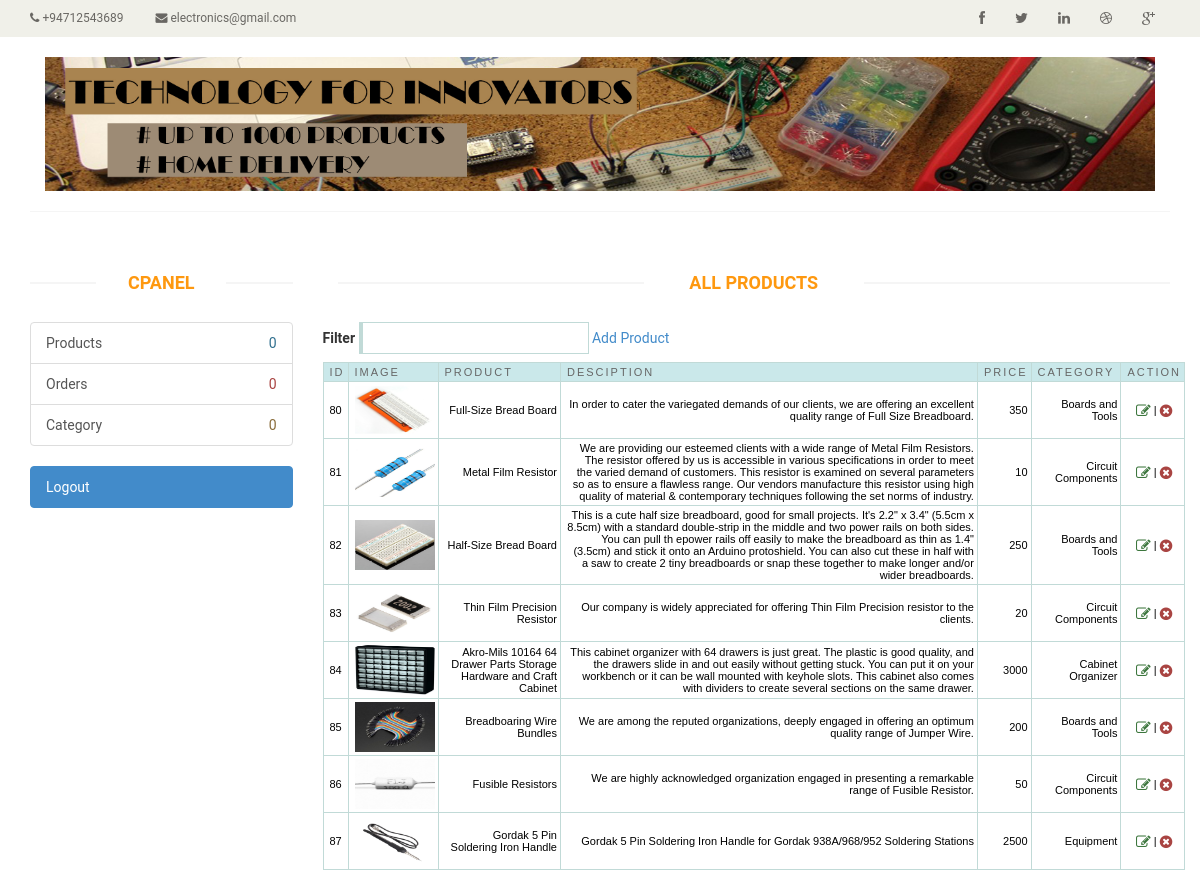
The app's page /admin.php with its own data.
### tables this page shows
CREATE TABLE `products` (
  `ID` int(11) NOT NULL,
  `imgUrl` text NOT NULL,
  `Product` text NOT NULL,
  `Description` text NOT NULL,
  `Price` int(20) NOT NULL,
  `Category` text NOT NULL
);

### admin.php (the view)
<?php include('include/admin/header.php');?>
    <section>
		<div class="container">
			<div class="row">
				<?php include('include/admin/sidebar.php');?>
    <div class="col-sm-9 padding-right">
					<div class="features_items">
						<h2 class="title text-center">All Products</h2>
          					<label for="filter">Filter</label> <input type="text" name="filter" value="" id="filter" />
					<a rel="facebox" href="addproduct.php">Add Product</a>
					<table cellpadding="1" cellspacing="1" id="resultTable">
						<thead>
							<tr>
								<th  style="border-left: 1px solid #C1DAD7"> ID </th>
								<th> Image </th>
								<th> Product </th>
								<th> Desciption </th>
								<th> Price </th>
								<th> Category </th>
                                <th> Action </th>
							</tr>
						</thead>
						<tbody>
						<?php
							include('db.php');
							$result = mysqli_query($conn, "SELECT * FROM products");
							while($row = mysqli_fetch_array($result))
								{
									echo '<tr class="record">';
									echo '<td style="border-left: 1px solid #C1DAD7;">'.$row['ID'].'</td>';
									echo '<td><a rel="facebox" href="editproductimage.php?id='.$row['ID'].'"><img src="reservation/img/products/'.$row['imgUrl'].'" width="80" height="50"></a></td>';
									echo '<td><div align="right">'.$row['Product'].'</div></td>';
									echo '<td><div align="right">'.$row['Description'].'</div></td>';
									echo '<td><div align="right">'.$row['Price'].'</div></td>';
									echo '<td><div align="right">'.$row['Category'].'</div></td>';
									echo '<td><div align="center"><a rel="facebox" href="editproductdetails.php?id='.$row['ID'].'"><i class="fa fa-edit fa-lg text-success"></i></a> | <a href="#" id="'.$row['ID'].'" class="delbutton" title="Click To Delete"><i class="fa fa-times-circle fa-lg text-danger"></i></a></div></td>';
									echo '</tr>';
								}
?>
						</tbody>
					</table>
              </section>
<?php include('include/admin/footer.php'); ?>

### css/style1.css (style rules this page uses)
#resultTable { background-color: white; margin-top: 8px; width: 100%; color:#000000; }
#resultTable th.sortable { background: url("bg_header.jpg") no-repeat scroll 0 0 #CAE8EA; border-bottom: 1px solid #C1DAD7; border-right: 1px solid #C1DAD7; border-top: 1px solid #C1DAD7; color: #4F6B72; font: normal 11px "Trebuchet MS",Verdana,Arial,Helvetica,sans-serif; letter-spacing: 2px; padding: 3px 3px 3px 6px; text-align: left; text-transform: uppercase; color: #666; cursor: pointer; text-decoration: none; }
#resultTable th { background: url("bg_header.jpg") no-repeat scroll 0 0 #CAE8EA; border-bottom: 1px solid #C1DAD7; border-right: 1px solid #C1DAD7; border-top: 1px solid #C1DAD7; color: #4F6B72; font: normal 11px "Trebuchet MS",Verdana,Arial,Helvetica,sans-serif; letter-spacing: 2px; padding: 3px 3px 3px 6px; text-align: left; text-transform: uppercase; color: #666; cursor: pointer; text-decoration: none; }
#resultTable td { border-bottom: 1px solid #C1DAD7; border-right: 1px solid #C1DAD7; padding: 3px 3px 3px 6px; font: normal 11px "Trebuchet MS",Verdana,Arial,Helvetica,sans-serif; }
#resultTable td.odd { font: normal 11px "Trebuchet MS",Verdana,Arial,Helvetica,sans-serif; }
#filter { width: 230px; border: 1px solid #C1DAD7; border-left: 4px solid #C1DAD7; padding:5px; background-image:url('../images/filter.gif'); background-repeat:no-repeat; background-position: 3px 5px; padding-left:20px; }

### css/style.css (style rules this page uses)
.text-center { text-align: center; }
.fa { cursor: pointer; }

### css/main.css (style rules this page uses)
body { font-family: 'Roboto', sans-serif; background:; position: relative; font-weight:400px; }
a { -webkit-transition: 300ms; -moz-transition: 300ms; -o-transition: 300ms; transition: 300ms; }
h1, h2, h3, h4, h5, h6 { font-family: 'Roboto', sans-serif; }
.left-sidebar h2:after, h2.title:after { content: " "; position: absolute; border: 1px solid #f5f5f5; bottom:8px; left: 0; width: 100%; height: 0; z-index: -2; }
h2.title:before { content: " "; position: absolute; background: #fff; bottom: -6px; width: 220px; height: 30px; z-index: -1; left: 50%; margin-left: -110px; }
.padding-right { padding-right: 0; }
.features_items { overflow:hidden; }
h2.title { color: #FE980F; font-family: 'Roboto', sans-serif; font-size: 18px; font-weight: 700; margin: 0 15px; text-transform: uppercase; margin-bottom: 30px; position: relative; }

### records on screen
products: ID "80", imgUrl (picture), Product "Full-Size Bread Board", Description "In order to cater the variegated demands of our clients, we are offering an excellent quality range of Full Size Breadboard.", Price "350", Category "Boards and Tools"
products: ID "81", imgUrl (picture), Product "Metal Film Resistor", Description "We are providing our esteemed clients with a wide range of Metal Film Resistors. The resistor offered by us is accessible in various specifications in order to meet the varied demand of customers. This resistor is examined on several parameters so as to ensure a flawless range. Our vendors manufacture this resistor using high quality of material & contemporary techniques following the set norms of industry.", Price "10", Category "Circuit Components"
products: ID "82", imgUrl (picture), Product "Half-Size Bread Board", Description "This is a cute half size breadboard, good for small projects. It's 2.2\" x 3.4\" (5.5cm x 8.5cm) with a standard double-strip in the middle and two power rails on both sides. You can pull th epower rails off easily to make the breadboard as thin as 1.4\" (3.5cm) and stick it onto an Arduino protoshield. You can also cut these in half with a saw to create 2 tiny breadboards or snap these together to make longer and/or wider breadboards.", Price "250", Category "Boards and Tools"
products: ID "83", imgUrl (picture), Product "Thin Film Precision Resistor", Description "Our company is widely appreciated for offering Thin Film Precision resistor to the clients.", Price "20", Category "Circuit Components"
products: ID "84", imgUrl (picture), Product "Akro-Mils 10164 64 Drawer Parts Storage Hardware and Craft Cabinet", Description "This cabinet organizer with 64 drawers is just great. The plastic is good quality, and the drawers slide in and out easily without getting stuck. You can put it on your workbench or it can be wall mounted with keyhole slots. This cabinet also comes with dividers to create several sections on the same drawer.", Price "3000", Category "Cabinet Organizer"
products: ID "85", imgUrl (picture), Product "Breadboaring Wire Bundles", Description "We are among the reputed organizations, deeply engaged in offering an optimum quality range of Jumper Wire.", Price "200", Category "Boards and Tools"
products: ID "86", imgUrl (picture), Product "Fusible Resistors", Description "We are highly acknowledged organization engaged in presenting a remarkable range of Fusible Resistor.", Price "50", Category "Circuit Components"
products: ID "87", imgUrl (picture), Product "Gordak 5 Pin Soldering Iron Handle", Description "Gordak 5 Pin Soldering Iron Handle for Gordak 938A/968/952 Soldering Stations", Price "2500", Category "Equipment"
